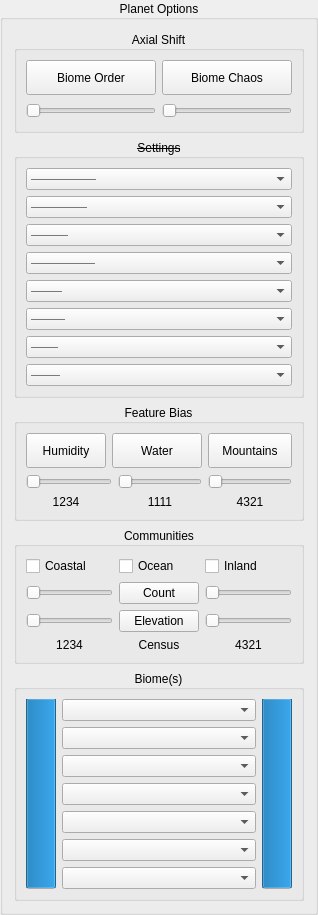
       <widget class="QGroupBox" name="biome_options_group">
        <property name="sizePolicy">
         <sizepolicy hsizetype="Expanding" vsizetype="Preferred">
          <horstretch>0</horstretch>
          <verstretch>0</verstretch>
         </sizepolicy>
        </property>
        <property name="minimumSize">
         <size>
          <width>255</width>
          <height>775</height>
         </size>
        </property>
        <property name="title">
         <string>Planet Options</string>
        </property>
        <property name="alignment">
         <set>Qt::AlignmentFlag::AlignCenter</set>
        </property>
        <layout class="QVBoxLayout" name="verticalLayout_2">
         <item>
          <widget class="QGroupBox" name="PlanetAxialShiftGroup">
           <property name="sizePolicy">
            <sizepolicy hsizetype="Preferred" vsizetype="Preferred">
             <horstretch>0</horstretch>
             <verstretch>0</verstretch>
            </sizepolicy>
           </property>
           <property name="minimumSize">
            <size>
             <width>80</width>
             <height>90</height>
            </size>
           </property>
           <property name="title">
            <string>Axial Shift</string>
           </property>
           <property name="alignment">
            <set>Qt::AlignmentFlag::AlignCenter</set>
           </property>
           <layout class="QGridLayout" name="gridLayout_6">
            <item row="0" column="1">
             <widget class="QPushButton" name="biome_chaos_reset">
              <property name="minimumSize">
               <size>
                <width>0</width>
                <height>35</height>
               </size>
              </property>
              <property name="font">
               <font>
                <strikeout>false</strikeout>
               </font>
              </property>
              <property name="text">
               <string>Biome Chaos</string>
              </property>
             </widget>
            </item>
            <item row="1" column="1">
             <widget class="QSlider" name="biome_chaos">
              <property name="minimumSize">
               <size>
                <width>0</width>
                <height>20</height>
               </size>
              </property>
              <property name="toolTip">
               <string>Defines the curvature of equatorial zones (round to square bias).</string>
              </property>
              <property name="accessibleName">
               <string>Squircle Exponent</string>
              </property>
              <property name="orientation">
               <enum>Qt::Orientation::Horizontal</enum>
              </property>
             </widget>
            </item>
            <item row="1" column="0">
             <widget class="QSlider" name="biome_order">
              <property name="minimumSize">
               <size>
                <width>0</width>
                <height>20</height>
               </size>
              </property>
              <property name="toolTip">
               <string>Controls the scale of biome distribution. Higher values zoom in, reducing visible zones.</string>
              </property>
              <property name="accessibleName">
               <string>Zoom Level</string>
              </property>
              <property name="orientation">
               <enum>Qt::Orientation::Horizontal</enum>
              </property>
             </widget>
            </item>
            <item row="0" column="0">
             <widget class="QPushButton" name="biome_order_reset">
              <property name="minimumSize">
               <size>
                <width>0</width>
                <height>35</height>
               </size>
              </property>
              <property name="font">
               <font>
                <strikeout>false</strikeout>
               </font>
              </property>
              <property name="text">
               <string>Biome Order</string>
              </property>
             </widget>
            </item>
           </layout>
          </widget>
         </item>
         <item>
          <widget class="QGroupBox" name="PlanetSettingsGroup">
           <property name="sizePolicy">
            <sizepolicy hsizetype="Preferred" vsizetype="Preferred">
             <horstretch>0</horstretch>
             <verstretch>0</verstretch>
            </sizepolicy>
           </property>
           <property name="minimumSize">
            <size>
             <width>220</width>
             <height>120</height>
            </size>
           </property>
           <property name="font">
            <font>
             <strikeout>true</strikeout>
            </font>
           </property>
           <property name="title">
            <string>Settings</string>
           </property>
           <property name="alignment">
            <set>Qt::AlignmentFlag::AlignCenter</set>
           </property>
           <property name="checkable">
            <bool>false</bool>
           </property>
           <layout class="QVBoxLayout" name="verticalLayout_11">
            <item>
             <widget class="QComboBox" name="settings_system_qcombobox">
              <property name="placeholderText">
               <string>Star System</string>
              </property>
             </widget>
            </item>
            <item>
             <widget class="QComboBox" name="settings_type_qcombobox">
              <property name="placeholderText">
               <string>Body Type</string>
              </property>
             </widget>
            </item>
            <item>
             <widget class="QComboBox" name="settings_gravity_qcombobox">
              <property name="placeholderText">
               <string>Gravity</string>
              </property>
             </widget>
            </item>
            <item>
             <widget class="QComboBox" name="settings_atmosphere_qcombobox">
              <property name="currentText">
               <string/>
              </property>
              <property name="placeholderText">
               <string>Atmosphere</string>
              </property>
             </widget>
            </item>
            <item>
             <widget class="QComboBox" name="settings_water_qcombobox">
              <property name="placeholderText">
               <string>Water</string>
              </property>
             </widget>
            </item>
            <item>
             <widget class="QComboBox" name="settings_fauna_qcombobox">
              <property name="placeholderText">
               <string>Fauna</string>
              </property>
             </widget>
            </item>
            <item>
             <widget class="QComboBox" name="settings_flora_qcombobox">
              <property name="placeholderText">
               <string>Flora</string>
              </property>
             </widget>
            </item>
            <item>
             <widget class="QComboBox" name="settings_traits_qcombobox">
              <property name="placeholderText">
               <string>Traits</string>
              </property>
             </widget>
            </item>
           </layout>
          </widget>
         </item>
         <item>
          <widget class="QGroupBox" name="PlanetFeaturesGroup">
           <property name="minimumSize">
            <size>
             <width>0</width>
             <height>100</height>
            </size>
           </property>
           <property name="title">
            <string>Feature Bias</string>
           </property>
           <property name="alignment">
            <set>Qt::AlignmentFlag::AlignCenter</set>
           </property>
           <property name="checkable">
            <bool>false</bool>
           </property>
           <layout class="QGridLayout" name="gridLayout_7">
            <item row="1" column="0" colspan="2">
             <widget class="QSlider" name="humidity_bias">
              <property name="toolTip">
               <string>Weight for outermost biome zone (perimeter).</string>
              </property>
              <property name="accessibleName">
               <string>Zone 00</string>
              </property>
              <property name="orientation">
               <enum>Qt::Orientation::Horizontal</enum>
              </property>
              <property name="invertedAppearance">
               <bool>false</bool>
              </property>
              <property name="invertedControls">
               <bool>false</bool>
              </property>
             </widget>
            </item>
            <item row="0" column="3">
             <widget class="QPushButton" name="mountain_bias_reset">
              <property name="minimumSize">
               <size>
                <width>0</width>
                <height>35</height>
               </size>
              </property>
              <property name="text">
               <string>Mountains</string>
              </property>
             </widget>
            </item>
            <item row="0" column="0">
             <widget class="QPushButton" name="humidity_bias_reset">
              <property name="minimumSize">
               <size>
                <width>0</width>
                <height>35</height>
               </size>
              </property>
              <property name="text">
               <string>Humidity</string>
              </property>
             </widget>
            </item>
            <item row="1" column="3">
             <widget class="QSlider" name="mountain_bias">
              <property name="toolTip">
               <string>Weight for third biome ring.</string>
              </property>
              <property name="accessibleName">
               <string>Zone 02</string>
              </property>
              <property name="orientation">
               <enum>Qt::Orientation::Horizontal</enum>
              </property>
              <property name="invertedAppearance">
               <bool>false</bool>
              </property>
              <property name="invertedControls">
               <bool>false</bool>
              </property>
             </widget>
            </item>
            <item row="0" column="1" colspan="2">
             <widget class="QPushButton" name="river_bias_reset">
              <property name="minimumSize">
               <size>
                <width>0</width>
                <height>35</height>
               </size>
              </property>
              <property name="text">
               <string>Water</string>
              </property>
             </widget>
            </item>
            <item row="1" column="2">
             <widget class="QSlider" name="river_bias">
              <property name="toolTip">
               <string>Weight for second biome ring.</string>
              </property>
              <property name="accessibleName">
               <string>Zone 01</string>
              </property>
              <property name="orientation">
               <enum>Qt::Orientation::Horizontal</enum>
              </property>
              <property name="invertedAppearance">
               <bool>false</bool>
              </property>
              <property name="invertedControls">
               <bool>false</bool>
              </property>
             </widget>
            </item>
            <item row="2" column="0">
             <widget class="QLabel" name="humidity_label">
              <property name="text">
               <string>1234</string>
              </property>
              <property name="alignment">
               <set>Qt::AlignmentFlag::AlignCenter</set>
              </property>
             </widget>
            </item>
            <item row="2" column="2">
             <widget class="QLabel" name="river_label">
              <property name="text">
               <string>1111</string>
              </property>
              <property name="alignment">
               <set>Qt::AlignmentFlag::AlignCenter</set>
              </property>
             </widget>
            </item>
            <item row="2" column="3">
             <widget class="QLabel" name="mountain_label">
              <property name="text">
               <string>4321</string>
              </property>
              <property name="alignment">
               <set>Qt::AlignmentFlag::AlignCenter</set>
              </property>
             </widget>
            </item>
           </layout>
           <zorder>river_bias_reset</zorder>
           <zorder>humidity_bias_reset</zorder>
           <zorder>mountain_bias_reset</zorder>
           <zorder>humidity_label</zorder>
           <zorder>river_label</zorder>
           <zorder>mountain_label</zorder>
           <zorder>mountain_bias</zorder>
           <zorder>river_bias</zorder>
           <zorder>humidity_bias</zorder>
          </widget>
         </item>
         <item>
          <widget class="QGroupBox" name="PlanetPopulationGroup">
           <property name="minimumSize">
            <size>
             <width>0</width>
             <height>115</height>
            </size>
           </property>
           <property name="font">
            <font>
             <strikeout>false</strikeout>
            </font>
           </property>
           <property name="title">
            <string>Communities</string>
           </property>
           <property name="alignment">
            <set>Qt::AlignmentFlag::AlignCenter</set>
           </property>
           <property name="checkable">
            <bool>false</bool>
           </property>
           <layout class="QGridLayout" name="gridLayout_9">
            <item row="2" column="2">
             <widget class="QSlider" name="inland_population_density">
              <property name="minimumSize">
               <size>
                <width>0</width>
                <height>20</height>
               </size>
              </property>
              <property name="minimum">
               <number>1</number>
              </property>
              <property name="maximum">
               <number>7</number>
              </property>
              <property name="orientation">
               <enum>Qt::Orientation::Horizontal</enum>
              </property>
              <property name="tickInterval">
               <number>1</number>
              </property>
             </widget>
            </item>
            <item row="1" column="0">
             <widget class="QSlider" name="coastal_population_count">
              <property name="minimumSize">
               <size>
                <width>0</width>
                <height>20</height>
               </size>
              </property>
              <property name="orientation">
               <enum>Qt::Orientation::Horizontal</enum>
              </property>
             </widget>
            </item>
            <item row="0" column="0">
             <widget class="QCheckBox" name="enable_coastal_population">
              <property name="font">
               <font>
                <strikeout>false</strikeout>
               </font>
              </property>
              <property name="toolTip">
               <string>Enables biome distortion centered near the equator.</string>
              </property>
              <property name="accessibleName">
               <string>Equator Anomalies Enabled</string>
              </property>
              <property name="text">
               <string>Coastal</string>
              </property>
             </widget>
            </item>
            <item row="0" column="1">
             <widget class="QCheckBox" name="enable_ocean_population">
              <property name="font">
               <font>
                <strikeout>false</strikeout>
               </font>
              </property>
              <property name="text">
               <string>Ocean</string>
              </property>
             </widget>
            </item>
            <item row="2" column="0">
             <widget class="QSlider" name="coastal_population_density">
              <property name="minimumSize">
               <size>
                <width>0</width>
                <height>20</height>
               </size>
              </property>
              <property name="minimum">
               <number>1</number>
              </property>
              <property name="maximum">
               <number>7</number>
              </property>
              <property name="orientation">
               <enum>Qt::Orientation::Horizontal</enum>
              </property>
              <property name="tickInterval">
               <number>1</number>
              </property>
             </widget>
            </item>
            <item row="1" column="1">
             <widget class="QPushButton" name="population_count_reset">
              <property name="font">
               <font>
                <strikeout>false</strikeout>
               </font>
              </property>
              <property name="text">
               <string>Count</string>
              </property>
             </widget>
            </item>
            <item row="2" column="1">
             <widget class="QPushButton" name="population_density_reset">
              <property name="font">
               <font>
                <strikeout>false</strikeout>
               </font>
              </property>
              <property name="text">
               <string>Elevation</string>
              </property>
             </widget>
            </item>
            <item row="1" column="2">
             <widget class="QSlider" name="inland_population_count">
              <property name="minimumSize">
               <size>
                <width>0</width>
                <height>20</height>
               </size>
              </property>
              <property name="orientation">
               <enum>Qt::Orientation::Horizontal</enum>
              </property>
             </widget>
            </item>
            <item row="0" column="2">
             <widget class="QCheckBox" name="enable_inland_population">
              <property name="font">
               <font>
                <strikeout>false</strikeout>
               </font>
              </property>
              <property name="toolTip">
               <string>Enables biome distortion near poles.</string>
              </property>
              <property name="accessibleName">
               <string>Pole Drag Enabled</string>
              </property>
              <property name="text">
               <string>Inland</string>
              </property>
             </widget>
            </item>
            <item row="3" column="0">
             <widget class="QLabel" name="coastal_census_label">
              <property name="text">
               <string>1234</string>
              </property>
              <property name="alignment">
               <set>Qt::AlignmentFlag::AlignCenter</set>
              </property>
             </widget>
            </item>
            <item row="3" column="1">
             <widget class="QLabel" name="label_2">
              <property name="text">
               <string>Census</string>
              </property>
              <property name="alignment">
               <set>Qt::AlignmentFlag::AlignCenter</set>
              </property>
             </widget>
            </item>
            <item row="3" column="2">
             <widget class="QLabel" name="inland_census_label">
              <property name="text">
               <string>4321</string>
              </property>
              <property name="alignment">
               <set>Qt::AlignmentFlag::AlignCenter</set>
              </property>
             </widget>
            </item>
           </layout>
          </widget>
         </item>
         <item>
          <widget class="QGroupBox" name="PlanetBiomesGroup">
           <property name="minimumSize">
            <size>
             <width>0</width>
             <height>140</height>
            </size>
           </property>
           <property name="title">
            <string>Biome(s)</string>
           </property>
           <property name="alignment">
            <set>Qt::AlignmentFlag::AlignCenter</set>
           </property>
           <layout class="QHBoxLayout" name="horizontalLayout_4">
            <item>
             <widget class="QProgressBar" name="biome_height_progressBar">
              <property name="minimumSize">
               <size>
                <width>30</width>
                <height>0</height>
               </size>
              </property>
              <property name="minimum">
               <number>0</number>
              </property>
              <property name="value">
               <number>99</number>
              </property>
              <property name="textVisible">
               <bool>false</bool>
              </property>
              <property name="orientation">
               <enum>Qt::Orientation::Vertical</enum>
              </property>
              <property name="invertedAppearance">
               <bool>false</bool>
              </property>
             </widget>
            </item>
            <item>
             <layout class="QVBoxLayout" name="verticalLayout_5">
              <item>
               <widget class="QComboBox" name="biome00_qcombobox">
                <property name="minimumSize">
                 <size>
                  <width>0</width>
                  <height>0</height>
                 </size>
                </property>
                <property name="placeholderText">
                 <string>Biome 00</string>
                </property>
               </widget>
              </item>
              <item>
               <widget class="QComboBox" name="biome01_qcombobox">
                <property name="placeholderText">
                 <string>Biome 01</string>
                </property>
               </widget>
              </item>
              <item>
               <widget class="QComboBox" name="biome02_qcombobox">
                <property name="placeholderText">
                 <string>Biome 02</string>
                </property>
               </widget>
              </item>
              <item>
               <widget class="QComboBox" name="biome03_qcombobox">
                <property name="placeholderText">
                 <string>Biome 03</string>
                </property>
               </widget>
              </item>
              <item>
               <widget class="QComboBox" name="biome04_qcombobox">
                <property name="placeholderText">
                 <string>Biome 04</string>
                </property>
               </widget>
              </item>
              <item>
               <widget class="QComboBox" name="biome05_qcombobox">
                <property name="placeholderText">
                 <string>Biome 05</string>
                </property>
               </widget>
              </item>
              <item>
               <widget class="QComboBox" name="biome06_qcombobox">
                <property name="placeholderText">
                 <string>Biome 06</string>
                </property>
               </widget>
              </item>
             </layout>
            </item>
            <item>
             <widget class="QProgressBar" name="biome_palette_progressBar">
              <property name="minimumSize">
               <size>
                <width>30</width>
                <height>0</height>
               </size>
              </property>
              <property name="minimum">
               <number>0</number>
              </property>
              <property name="value">
               <number>99</number>
              </property>
              <property name="textVisible">
               <bool>false</bool>
              </property>
              <property name="orientation">
               <enum>Qt::Orientation::Vertical</enum>
              </property>
              <property name="invertedAppearance">
               <bool>false</bool>
              </property>
             </widget>
            </item>
           </layout>
          </widget>
         </item>
        </layout>
       </widget>
